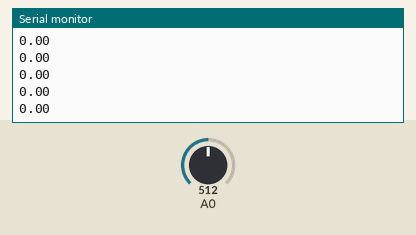
Simulated run of this sketch. Board: Arduino Uno, built with avr-gcc and run on an emulated ATmega328P. Parts: the last lines printed to the serial monitor. The inputs (shaded band) are chosen by the test bench; at power-on: A0 = 512.

Above: at 1.2 s.
1.3 s: A0 set to 716
At 1.33 s:
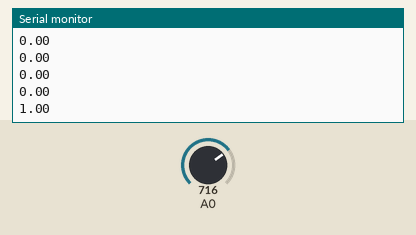
2.8 s: A0 set to 900
At 2.83 s:
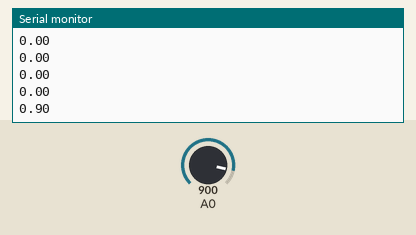
Timing chart, 0 to 5.8 s (numbered marks = the images above; inputs shaded):
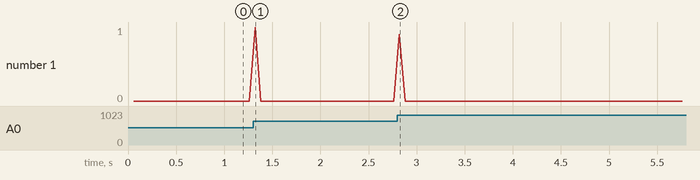

The sketch:

obzor-modulya-max9814.ino
```cpp
/*
Тестировалось на Arduino IDE 1.8.5
Дата тестирования 11.02.2020г.
*/

const int sampleWindow = 60;                    // Время измерения в мс
unsigned int sample;                             // Объявляем переменную sample

void setup()
{
   Serial.begin(9600);
}

void loop()
{
   // Cохраняем текущие значение millis в startMillis
   unsigned long startMillis= millis();
   // Создаем переменноую peakToPeak, где храним разницу между минимальным и максимальным сигналом
   unsigned int peakToPeak = 0;

   // signalMax максимальным значением
   unsigned int signalMax = 0;
   // signalMin минимальным значением
   unsigned int signalMin = 1024;

   // Пока в startMillis содержащиеся больше заданного sampleWindow, выполняется код в цикле while
   while (millis() - startMillis < sampleWindow)
   {
      // Сохраняем значение переменной sample считаннное с аналогового входе 0
      sample = analogRead(0);
      // Если значение sample меньше 1024, то есть максимальное значение, читаемое на аналоговом порту
      if (sample < 1024)
      {
         // Если значение семпла больше максимального значения, найденного в signalMax
         if (sample > signalMax)
         {
            // Обновление значения signalMax, содержащимся в sample
            signalMax = sample;
         }
         //  В противном случае, если значение семпла меньше, чем signalMin
         else if (sample < signalMin)
         {
            // Обновление значения signalMin, содержащимся в sample
            signalMin = sample;
         }
      }
   }
   //  В переменной peakToPeak будет хранится разницу между максимальным значением и минимальным значением.
   peakToPeak = signalMax - signalMin;
   // Значение peakToPeak умножается на 5 - это напряжение, с которым работает Arduino, а затем делим на 1024, поскольку на аналоговом порту от 0 до 1024.
   double volts = (peakToPeak * 5.0) / 1024;
   // Отправляем переменную в вольте.
   Serial.println(volts);
}
```

Measured:
- after the input at 1.3 s, the serial monitor: prints a new line at once (image 1)
- after the input at 2.8 s, the serial monitor: prints a new line at once (image 2)
